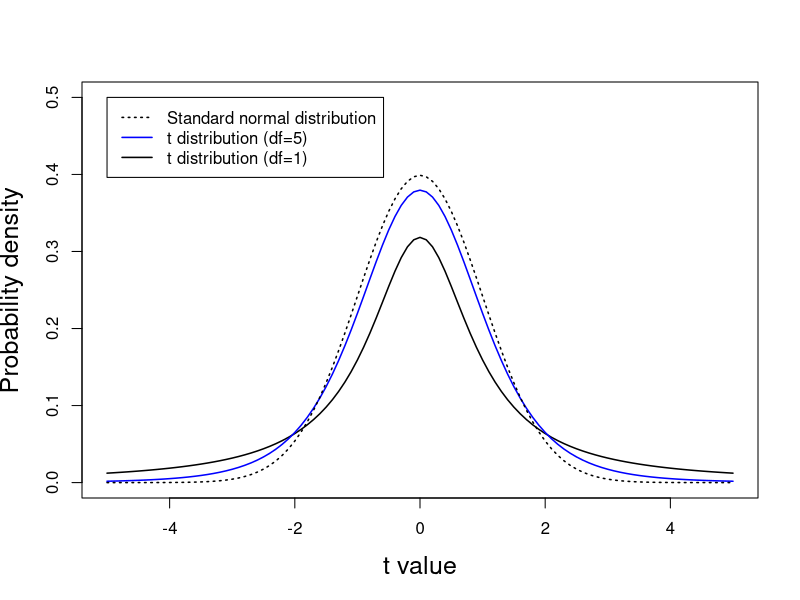
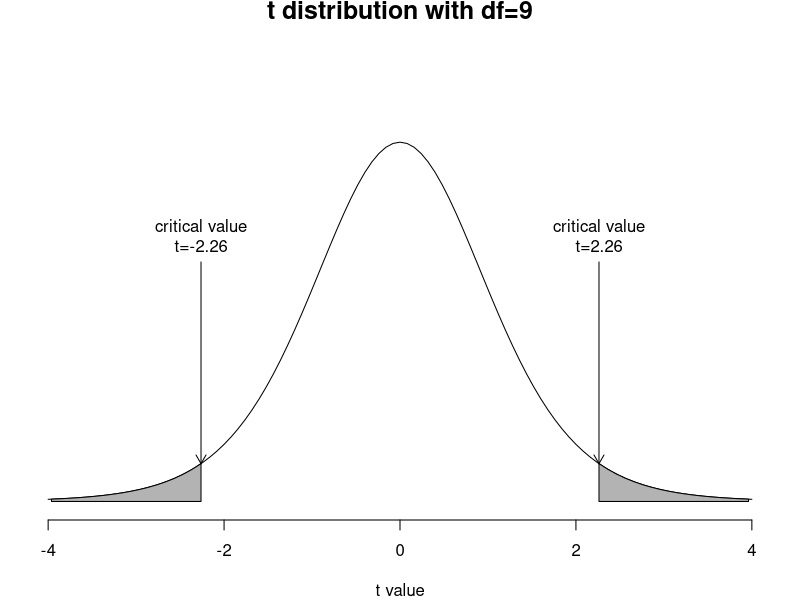
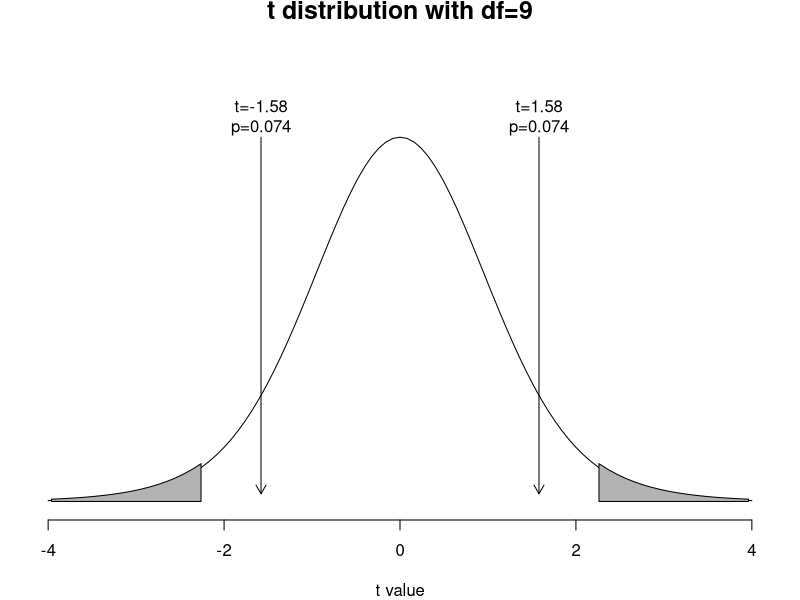
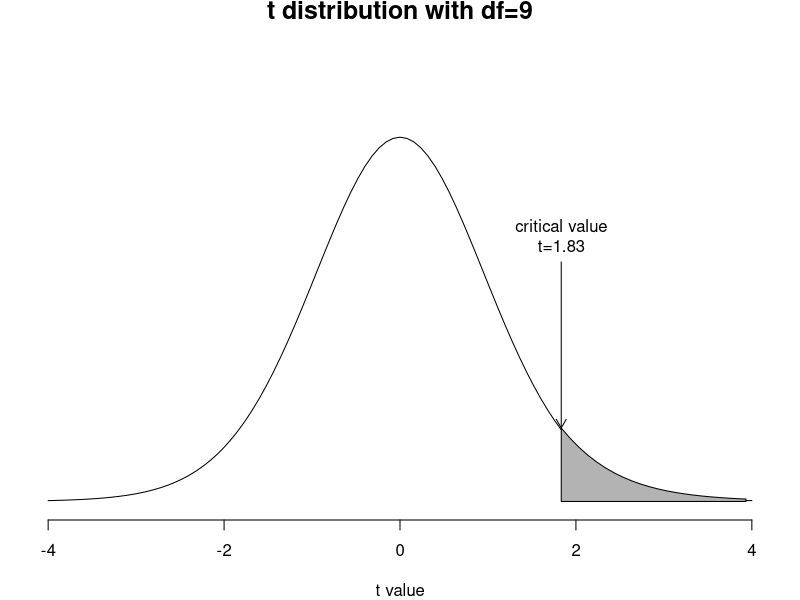
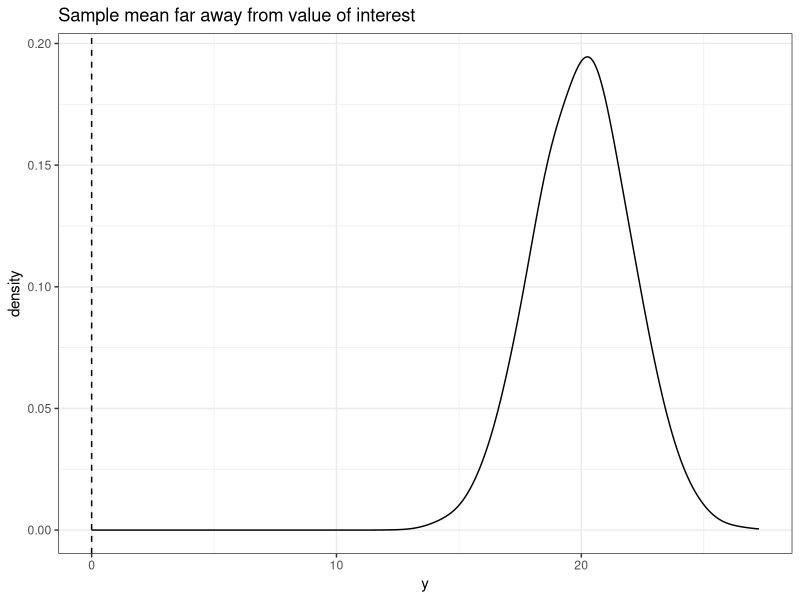
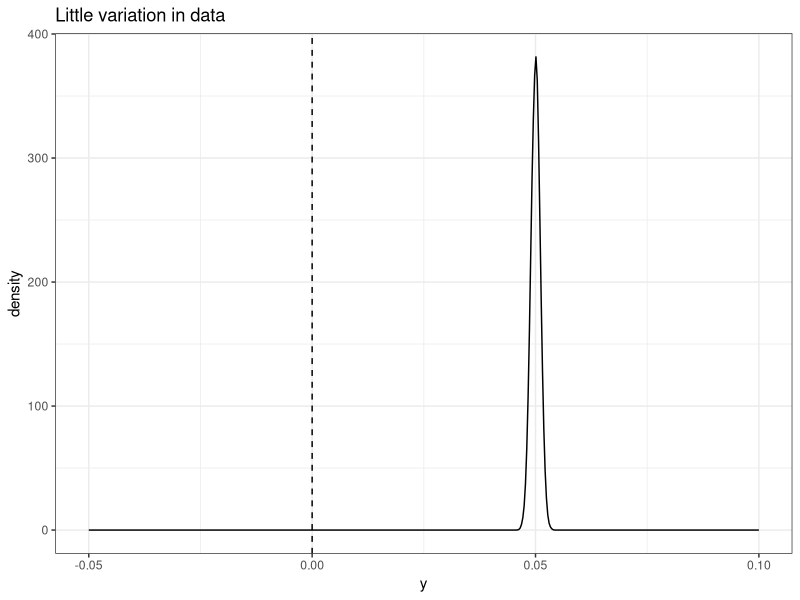
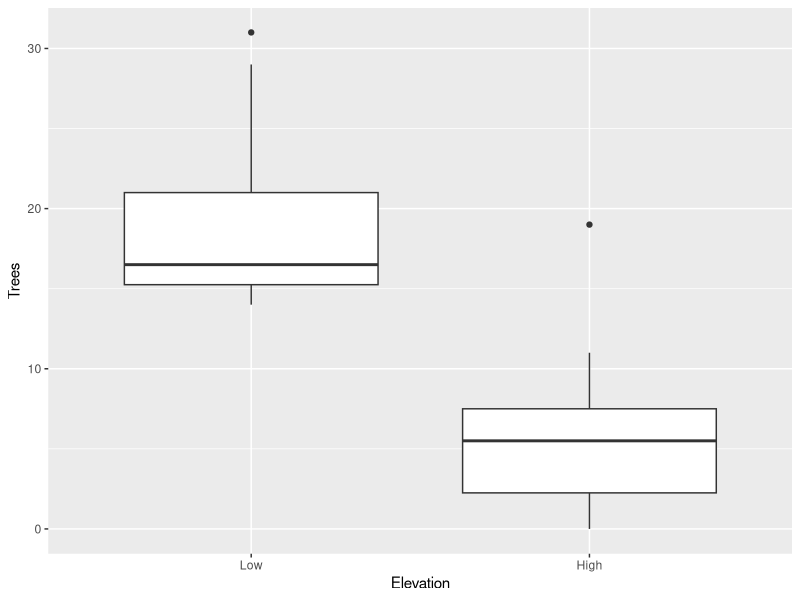
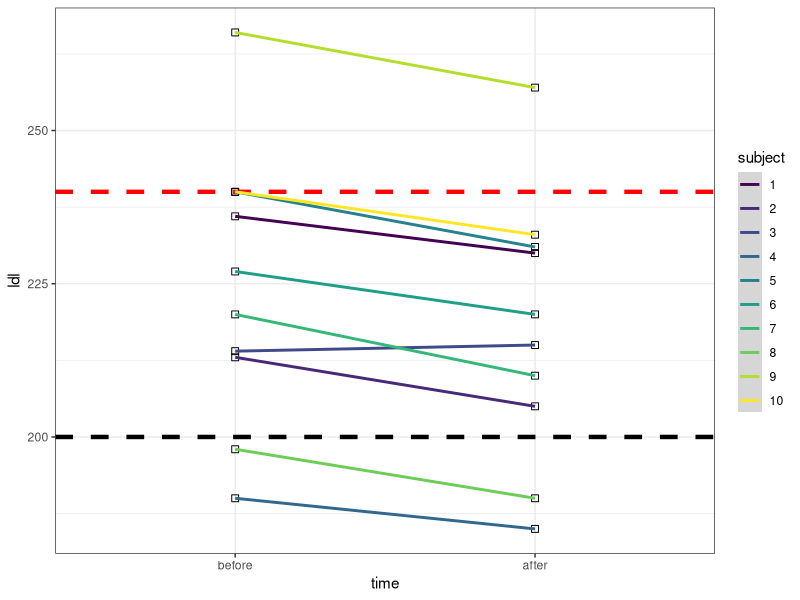

The R source for these figures, in order:
## ---- chunk 1
options(htmltools.dir.version = FALSE)
knitr::opts_chunk$set(echo = FALSE, fig.align = 'center', warning=FALSE, message=FALSE, fig.retina = 2)

library(ggplot2)
library(dplyr)
set.seed(232)
x_one_sample <- round(rnorm(10, mean = 0.1, sd = 0.2),1)


ldl <- data.frame(
  subject = factor(c(1:10, 1:10)),
  time = factor(
    rep(c("before", "after"),
        each = 10),
    levels = c("before", "after")),
  ldl = c(236, 213, 214, 190, 240, 227,
          220, 198, 266, 240, 230, 205,
          215, 185, 231, 220, 210, 190,
          257, 233))

## ---- chunk 2
curve(dt(x, 1), -5, 5, ylim=c(0, 0.5),
      xlab="t value", ylab="Probability density",
      cex.lab=1.5, lwd=1.5)
curve(dt(x, 5), -5, 5, add=TRUE, col="blue", lwd=1.5)
curve(dnorm(x, 0, 1), -5, 5, add=TRUE,  lty=3, lwd=1.5)
legend(-5, 0.5, c("Standard normal distribution", "t distribution (df=5)", "t distribution (df=1)"),
       lty=c(3, 1, 1), col=c("black", "blue", "black"), lwd=1.5)
## ---- chunk 3
op <- par(mai=c(0.8, 0.2, 0.2, 0.2))
curve(dt(x, df=9), -4, 4, xlab="t value", ylab="", yaxt="n",
      ylim=c(0,0.5),
      frame=FALSE , main="t distribution with df=9", cex.main=1.5)
xs1 <- seq(qt(.025, df=9), -4, by=-0.1)
ys1 <- dt(xs1, df=9)
xs2 <- seq(qt(.975, df=9), 4, by=0.1)
ys2 <- dt(xs2, df=9)
polygon(c(xs1, rev(xs1)), c(rep(0, length(xs1)), rev(ys1)), col=gray(0.7))
polygon(c(xs2, rev(xs2)), c(rep(0, length(xs2)), rev(ys2)), col=gray(0.7))
text(xs1[1], dt(0,9)/1.5, "critical value\nt=-2.26", pos=3)
text(xs2[1], dt(0,9)/1.5, "critical value\nt=2.26", pos=3)
arrows(xs1[1], dt(0,9)/1.5, xs1[1], ys1[1], length=0.1)
arrows(xs2[1], dt(0,9)/1.5, xs2[1], ys2[1], length=0.1)
#text(-3, dt(0,18), "t=-3", pos=3)
#text(3, dt(0,18), "t=3", pos=3)
#arrows(-3, dt(0,18), -3, dt(-3,18), length=0.1)
#arrows(3, dt(0,18), 3, dt(3,18), length=0.1)
par(op)
## ---- chunk 4
op <- par(mai=c(0.8, 0.2, 0.2, 0.2))
curve(dt(x, df=18), -4, 4, xlab="t value", ylab="", yaxt="n",
      ylim=c(0,0.5),
      frame=FALSE , main="t distribution with df=9", cex.main=1.5)
xs1 <- seq(qt(.025, df=9), -4, by=-0.1)
ys1 <- dt(xs1, df=9)
xs2 <- seq(qt(.975, df=9), 4, by=0.1)
ys2 <- dt(xs2, df=9)
# xs3 <- seq(qt(pt(-3,18), df=18), -4, by=-0.1)
# ys3 <- dt(xs3, df=19)
# xs4 <- seq(qt(pt(3,18), df=18), 4, by=0.1)
# ys4 <- dt(xs4, df=19)
polygon(c(xs1, rev(xs1)), c(rep(0, length(xs1)), rev(ys1)), col=gray(0.7))
polygon(c(xs2, rev(xs2)), c(rep(0, length(xs2)), rev(ys2)), col=gray(0.7))
# polygon(c(xs3, rev(xs3)), c(rep(0, length(xs3)), rev(ys3)), col="red")
# polygon(c(xs4, rev(xs4)), c(rep(0, length(xs4)), rev(ys4)), col="red")
text(-1.58, dt(0,9), "t=-1.58\np=0.074", pos=3)
text(1.58, dt(0,9), "t=1.58\np=0.074", pos=3)
#text(-3, dt(0,18), "t=-3", pos=3)
#text(3, dt(0,18), "t=3", pos=3)
arrows(-1.58, dt(0,18), -1.58, dt(-3,18), length=0.1)
arrows(1.58, dt(0,18), 1.58, dt(3,18), length=0.1)
par(op)
## ---- chunk 5
op <- par(mai=c(0.8, 0.2, 0.2, 0.2))
curve(dt(x, df=18), -4, 4, xlab="t value", ylab="", yaxt="n",
      ylim=c(0,0.5),
      frame=FALSE , main="t distribution with df=9", cex.main=1.5)
#xs1 <- seq(qt(.025, df=18), -4, by=-0.1)
#ys1 <- dt(xs1, df=19)
xs2 <- seq(qt(.95, df=9), 4, by=0.1)
ys2 <- dt(xs2, df=9)
text(xs2[1], dt(0,9)/1.5, "critical value\nt=1.83", pos=3)
arrows(xs2[1], dt(0,9)/1.5, xs2[1], ys2[1], length=0.1)
#polygon(c(xs1, rev(xs1)), c(rep(0, length(xs1)), rev(ys1)), col=gray(0.7))
polygon(c(xs2, rev(xs2)), c(rep(0, length(xs2)), rev(ys2)), col=gray(0.7))
par(op)
## ---- chunk 6
set.seed(3987)
y2 <- rnorm(10000, sd = 2,mean = 20)

ydf <- data.frame(y = c(y2)) 

ggplot(ydf, aes(x = y)) +
  geom_density(alpha = 0.5, adjust = 2) +
  theme_bw() +
  geom_vline(xintercept = 0,
             linetype = "dashed") +
  labs(title = "Sample mean far away from value of interest")
## ---- chunk 7
set.seed(3987)
y3 <- rnorm(10000, sd = 0.001, mean = 0.05)

ydf <- data.frame(y = c(y3)) 

ggplot(ydf, aes(x = y)) +
  geom_density(alpha = 0.5, adjust = 2) +
  theme_bw() +
  xlim(c(-0.05, 0.1)) +
  geom_vline(xintercept = 0,
             linetype = "dashed") +
  labs(title = "Little variation in data")
## ---- chunk 8
df_one <- data.frame(y = c(0.5, -0.2,  0.2,  0.1,  0.1,  0.2, 0.2, -0.1,  0.1, -0.1))

lm0 <- lm(y ~ 1, data = df_one) 

summary(lm0)

## ---- chunk 9
df <- data.frame(Trees = c(16, 14, 18, 17, 29, 31, 14, 16, 22, 15,
                           2, 11, 6, 8, 0, 3, 19, 1, 6, 5),
                 Elevation = factor(rep(c("Low", "High"), each = 10), levels = c("Low", "High")))
ggplot(df, aes(x = Elevation, y = Trees)) + geom_boxplot()
## ---- chunk 10
lm1 <- lm(Trees ~ Elevation, data = df) 
summary(lm1)

## ---- chunk 11

ggplot(ldl,
       aes(x = time,
           y = ldl,
           group = subject,
           color = subject)) +
  geom_hline(yintercept = c(200, 240),
             # 200 = heart healthy
             # 240 = dangerous
             linetype = "dashed",
             size = 1.5,
             color = c("black", "red")) +
  geom_point(color = "black",
             size = 2,
             shape = 0) +
  geom_smooth(method = "lm") +
  scale_colour_viridis_d()+
  theme_bw()
## ---- chunk 12
ldl_diff <- ldl %>% 
  group_by(subject) %>%
  summarize(difference = diff(ldl))
(mean_diff = mean(ldl_diff$difference))
sd(ldl_diff$difference)
(se_diff = sd(ldl_diff$difference) / sqrt(10))
# t-stat
(t_diff = mean_diff / se_diff)
# critical
qt(0.025, df = 9)
# p-val
pt(abs(t_diff), df = 9, lower.tail = FALSE) * 2

summary(lm(ldl_diff$difference~1))
## ---- chunk 13
ldl %>%
  group_by(subject) %>%
  summarize(difference = diff(ldl)) %>%
  ggplot(aes(y = difference)) +
  geom_boxplot(fill = "pink") +
  geom_hline(yintercept = 0,
             linetype = "dashed",
             size = 1.5) +
  theme_bw()
